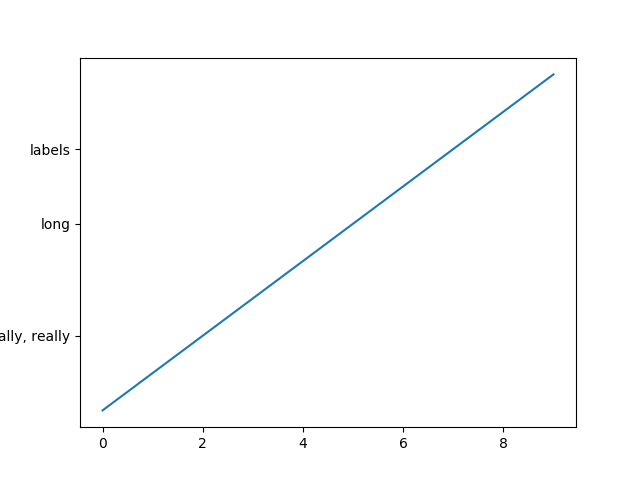

This figure's Python source:
import matplotlib.pyplot as plt
import matplotlib.transforms as mtransforms
fig = plt.figure()
ax = fig.add_subplot(111)
ax.plot(range(10))
ax.set_yticks((2,5,7))
labels = ax.set_yticklabels(('really, really, really', 'long', 'labels'))

def on_draw(event):
   bboxes = []
   for label in labels:
       bbox = label.get_window_extent()
       # the figure transform goes from relative coords->pixels and we
       # want the inverse of that
       bboxi = bbox.inverse_transformed(fig.transFigure)
       bboxes.append(bboxi)

   # this is the bbox that bounds all the bboxes, again in relative
   # figure coords
   bbox = mtransforms.Bbox.union(bboxes)
   if fig.subplotpars.left < bbox.width:
       # we need to move it over
       fig.subplots_adjust(left=1.1*bbox.width) # pad a little
       fig.canvas.draw()
   return False

fig.canvas.mpl_connect('draw_event', on_draw)

plt.savefig('auto_subplots_adjust.png')

plt.show()

# source : https://matplotlib.org/examples/pyplots/auto_subplots_adjust.html